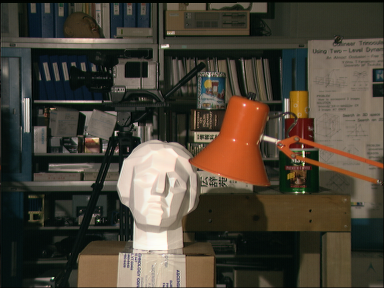
%> input picture assignment4/lankton_stereo/tsuR.png, 384 x 288 px
$ octave demo.m   (GNU Octave 9; MATLAB toolbox functions it lacks are replaced by stand-ins)
%> lines starting %> are read from the running program, lines starting %| are printed output that depends on the picture
### assignment4/lankton_stereo/total_stereo.m
%-----------------------------------------------------------------
% function [dsp pixel_dsp segs labels] = total_stereo...
%          (i1,i2, hs,hr,M,mins, maxs, segs, labels)
%
% A first take at 3D from stereo.  This function takes a stereo pair
% (that should already be registered so the only difference is in the
% 'x' dimension), and produces a 'disparity map.'  The output here is
% pixel disparity, which can be converted to actual distance from the
% cameras if information about the camera geometry is known.
%
% The output here does show which objects are closer and 'segments'
% by distance to camera.
%
% EXAMPLE:
% i1 = imread('tsuL.jpg');
% i2 = imread('tsuR.jpg');
% [d p s l] = total_stereo(i1,i2,10,7,30,1,20);
%
% dsp       = final disparity map
% pixel_dsp = pixel disparities before final filtering
% segs      = segmented image from msseg
% labels    = labemap from msseg
%
% i1     = right image
% i2     = left image
% hs     = spacial bandwidth (for msseg)      (usually 10)
% hr     = range(color) bandwidth (for msseg) (usually 7)
% M      = minimum segment size (for msseg)   (usually 30)
% mins   = minimum shift                      (usually 1)
% maxs   = maximum shift                      (depends on images)
% segs   = segments (if you have them pre-computed)
% labels = labelmap (if you have it pre-computed)
%
% Algorithm adapted from: "Segment-Based Stereo Matching Using
% Belief Propogation and Self-Adapting Dissimilarity Measure" by
% Klaus, Sormann, and Karner.
%
% (The algorithm in the paper is better, and more complete.  The
% codes here are inspired by these guys, and parts are original)
%
% Coded by Shawn Lankton (http://www.shawnlankton.com) Dec. 2007
%-----------------------------------------------------------------


function [dsp pixel_dsp segs labels] = total_stereo...
         (i1,i2, hs,hr,M,mins, maxs, segs, labels)

  win_size = 5;  %-- larger for less textured surfaces
  tolerance = 0; %-- larger for less textured surfaces

  [dimy dimx c] = size(i1);
  [xx yy] = meshgrid(1:size(i1,2),1:size(i1,1));

  dsp  = ones(size(i1,1),size(i1,2));

  %--segment reference image
  if(nargin<9)
    [segs labels] = msseg(i1,hs,hr,M);  %-- mean shift segmentation
  end

  %--determine pixel correspondence Right-to-Left
  [disparity1 mindiff1] = slide_images(i1,i2, mins, maxs, win_size);

  %--determine pixel correspondence Left-to-Right
  [disparity2 mindiff2] = slide_images(i2,i1, -mins, -maxs, win_size);
  disparity2 = abs(disparity2); %-- disprities will be negative

  %--create high-confidence disparity map
  pixel_dsp = winner_take_all(disparity1, mindiff1, disparity2, mindiff2);

  %--filter with segmented image
  for(i = 0:length(unique(labels))-1)
    lab_idx = find((labels == i));
    inf_idx = find(labels == i & pixel_dsp<inf);
    dsp(lab_idx) = median(pixel_dsp(inf_idx));
  end

  %--I think this looks cleaner, but it doesn't really serve a purpose
  pixel_dsp(pixel_dsp==inf)=NaN;


%%----- HELPER FUNCTIONS

%-- slides images across each other to get disparity estimate
% [31 lines left out: function slide_images, not called in this run]

%-- reconsiles two noisy disparity estimates
% [27 lines left out: function winner_take_all, not called in this run]
                                    %   likley wrong

%-- Shift an image
% [11 lines left out: function shift_image, not called in this run]


### assignment4/lankton_stereo/msseg/edison_wrapper.m
function [varargout] = edison_wrapper(rgbim, featurefun, varargin)
%
% Performing mean_shift operation on image
%
% Usage:
%   [fimage labels modes regSize grad conf] = edison_wrapper(rgbim, featurefunc, ...)
%
% Inputs:
%   rgbim - original image in RGB space
%   featurefunc - converting RGB to some feature space in which to perform
%                 the segmentation, like @RGB2Lab etc.
%
% Allowed parameters:
%   'steps'       - What steps the algorithm should perform:
%                   1 - only mean shift filtering
%                   2 - filtering and region fusion [default]
%   'synergistic' - perform synergistic segmentation [true]|false
%   'SpatialBandWidth' - segmentation spatial radius (integer) [7]
%   'RangeBandWidth'   - segmentation feature space radius (float) [6.5]
%   'MinimumRegionArea'- minimum segment area (integer) [20]
%   'SpeedUp'          - algorithm speed up {1,2,3} [2]
%   'GradientWindowRadius' - synergistic parameters (integer) [2]
%   'MixtureParameter' - synergistic parameter (float 0,1) [.3]
%   'EdgeStrengthThreshold'- synergistic parameter (float 0,1) [.3]
%
% Outputs:
%   fimage  - the result in feature space
%   labels  - labels of regions [if steps==2]
%   modes   - list of all modes [if steps==2]
%   regSize - size, in pixels, of each region [if steps==2]
%   grad    - gradient map      [if steps==2 and synergistic]
%   conf    - confidence map    [if steps==2 and synergistic]
%


% rgbim must be of type uint8
if ~isa(rgbim,'uint8'),
    if max(rgbim(:)) <= 1,
        rgbim = im2uint8(rgbim);
    else
        rgbim = uint8(rgbim);
    end
end
imsiz = size(rgbim);

fim = im2single(rgbim);
fim = single(featurefun(fim));

rgbim = permute(rgbim,[3 2 1]);
fim = permute(fim, [3 2 1]);

p = parse_inputs(varargin);

labels = [];
modes =[];
regSize = [];
grad = [];
conf = [];

if p.steps == 1
    [fimage] = edison_wrapper_mex(fim, rgbim, p);
else
    if p.synergistic
        [fimage labels modes regSize grad conf]  = edison_wrapper_mex(fim, rgbim, p);
    else
        [fimage labels modes regSize]  = edison_wrapper_mex(fim, rgbim, p);
    end
    grad = reshape(grad,imsiz([2 1]))';
    conf = reshape(conf',imsiz([2 1]))';
end
fimage = permute(fimage, [3 2 1]);

if nargout >= 1, varargout{1} = fimage; end;
if nargout >= 2, varargout{2} = labels'; end;
if nargout >= 3, varargout{3} = modes; end;
if nargout >= 4, varargout{4} = regSize; end;
if nargout >= 5, varargout{5} = grad; end;
if nargout >= 6, varargout{6} = conf; end;


%--------------------------------------------------------%
function [p] = parse_inputs(args)
% Allowed parameters
%   'steps'       - What steps the algorithm should perform:
%                   1 - only mean shift filtering
%                   2 - filtering and region fusion [defualt]
%   'synergistic' - perform synergistic segmentation [true]|false
%   'SpatialBandWidth' - segmentation spatial radius (integer) [7]
%   'RangeBandWidth'   - segmentation feature space radius (float) [6.5]
%   'MinimumRegionArea'- minimum segment area (integer) [20]
%   'SpeedUp'          - algorithm speed up {0,1,2} [1]
%   'GradientWindowRadius' - synergistic parameters (integer) [2]
%   'MixtureParameter' - synergistic parameter (float 0,1) [.3]
%   'EdgeStrengthThreshold'- synergistic parameter (float 0,1) [.3]


% convert ars to parameters - then init all the rest according to defualts
try
    p = struct(args{:});
catch
    error('edison_wrapper:parse_inputs','Cannot parse arguments');
end

% % modes of operation
% -. edge detection -- currently unsupported
% 1. Filtering
% 2. Fusing regions
% 3. Segmentation
if ~isfield(p,'steps')
    p.steps = 2;
end
if p.steps ~= 1 && p.steps ~=2
    error('edison_wrapper:parse_inputs','steps must be either 1 or 2');
end

% % parameters
% Flags
% 1. synergistic
if ~isfield(p,'synergistic')
    p.synergistic = true;
end
p.synergistic = logical(p.synergistic);

% Mean Shift Segmentation parameters
% SpatialBandWidth [integer]
if ~isfield(p,'SpatialBandWidth')
    p.SpatialBandWidth = 7;
end
if p.SpatialBandWidth < 0 || p.SpatialBandWidth ~= round(p.SpatialBandWidth)
    error('edison_wrapper:parse_inputs','SpatialBandWidth must be a positive integer');
end
% RangeBandWidth [float]
if ~isfield(p,'RangeBandWidth')
    p.RangeBandWidth = 6.5;
end
if p.RangeBandWidth < 0
    error('edison_wrapper:parse_inputs','RangeBandWidth must be positive');
end
% MinimumRegionArea [integer]
if ~isfield(p,'MinimumRegionArea')
    p.MinimumRegionArea = 20;
end
if p.MinimumRegionArea < 0 || p.MinimumRegionArea ~= round(p.MinimumRegionArea)
    error('edison_wrapper:parse_inputs','MinimumRegionArea must be a positive integer');
end
% SpeedUp
if ~isfield(p,'SpeedUp')
    p.SpeedUp = 2;
end
if p.SpeedUp ~=1 && p.SpeedUp ~= 2 && p.SpeedUp ~= 3
    error('edison_wrapper:parse_inputs','SpeedUp must be either 1, 2 or 3');
end
% Synergistic Segmentation parameters
% GradientWindowRadius [integer]
if ~isfield(p,'GradientWindowRadius')
    p.GradientWindowRadius = 2;
end
if p.GradientWindowRadius < 0 || p.GradientWindowRadius ~= round(p.GradientWindowRadius)
    error('edison_wrapper:parse_inputs','GradientWindowRadius must be a positive integer');
end
% MixtureParameter [float (0,1)]
if ~isfield(p,'MixtureParameter')
    p.MixtureParameter = .3;
end
if p.MixtureParameter < 0 || p.MixtureParameter > 1
    error('edison_wrapper:parse_inputs','MixtureParameter must be between zero and one');
end
% EdgeStrengthThreshold [float (0,1)]
if ~isfield(p,'EdgeStrengthThreshold')
    p.EdgeStrengthThreshold = .3;
end
if p.EdgeStrengthThreshold < 0 || p.EdgeStrengthThreshold > 1
    error('edison_wrapper:parse_inputs','MixtureParameter must be between zero and one');
end

% % Currently unsupported
% Edge Detection Parameters
% GradientWindowRadius [integer]
% MinimumLength [integer]
% NmxRank [float (0,1)]
% NmxConf [float (0,1)]
% NmxType
% HysterisisHighRank [float (0,1)]
% HysterisisHighConf [float (0,1)]
% HysterisisHighType
% HysterisisLowRank [float (0,1)]
% HysterisisLowConf [float (0,1)]
% HysterisisLowType

% %

### assignment4/lankton_stereo/msseg/msseg.m
% Performing mean_shift image segmentation using EDISON code implementation
% of Comaniciu's paper with a MEX wrapper from Shai Bagon. links at bottom
% of help
%
% Usage:
%   [S L] = msseg(I,hs,hr,M)
%
% Inputs:
%   I  - original image in RGB or grayscale
%   hs - spatial bandwith for mean shift analysis
%   hr - range bandwidth for mean shift analysis
%   M  - minimum size of final output regions
%
% Outputs:
%   S  - segmented image
%   L  - resulting label map
%
% Links:
% Comaniciu's Paper
%  http://www.caip.rutgers.edu/riul/research/papers/abstract/mnshft.html
% EDISON code
%  http://www.caip.rutgers.edu/riul/research/code/EDISON/index.html
% Shai's mex wrapper code
%  http://www.wisdom.weizmann.ac.il/~bagon/matlab.html
%
% Author:
%  This file and re-wrapping by Shawn Lankton (www.shawnlankton.com)
%  Nov. 2007
%------------------------------------------------------------------------

function [S L] = msseg(I,hs,hr,M)
  gray = 0;
  if(size(I,3)==1)
    gray = 1;
    I = repmat(I,[1 1 3]);
  end

  if(nargin < 4)
    hs = 10; hr = 7; M = 30;
  end

  [fimg labels modes regsize grad conf] = edison_wrapper(I,@RGB2Luv, ...
                                                    'SpatialBandWidth',hs, ...
                                                    'RangeBandWidth',hr, ...
                                                    'MinimumRegionArea',M);

  S = Luv2RGB(fimg);

  if(gray == 1)
    S = S(:,:,1);
  end

  L = labels;

### assignment4/lankton_stereo/msseg/RGB2Luv.m
function luvim = RGB2Luv(im)

if size(im,3) ~= 3
    error('im must have three color channels');
end
if ~isa(im,'float')
    im = im2single(im);
end
if (max(im(:)) > 1)
    im = im./255;
end

XYZ = [.4125 .3576 .1804; .2125 .7154 .0721; .0193 .1192 .9502];
Yn = 1.0;
Lt = .008856;
Up = 0.19784977571475;
Vp = 0.46834507665248;
imsiz = size(im);
im = permute(im,[3 1 2]);
im = reshape(im,[3 prod(imsiz(1:2))]);
xyz = reshape((XYZ*im)',imsiz);
x = xyz(:,:,1);
y = xyz(:,:,2);
z = xyz(:,:,3);

l0 = y./Yn;
l = l0;
l(l0>Lt) = 116.*(l0(l0>Lt).^(1/3)) - 16;
l(l0<=Lt) = 903.3*l0(l0<=Lt);
c = x + 15*y + 3 * z;
u = 4*ones(imsiz(1:2),class(im));
v = (9/15)*ones(imsiz(1:2),class(im));
u(c~=0) = 4*x(c~=0)./c(c~=0);
v(c~=0) = 9*y(c~=0)./c(c~=0);

u = 13*l.*(u-Up);
v = 13*l.*(v-Vp);

luvim = cat(3,l,u,v);

### assignment4/lankton_stereo/demo.m

%% Run this to demo stereo disparity extraction

addpath 'msseg';

mins = 1;  %almost every time
maxs = 20; %depends on imagery
hs = 10;   %almost every time
hr = 7;    %almost every time
M = 30;    %almost every time

i1 = imread('tsuR.png');  %right image
%> i1 is the input picture: size 288x384x3 uint8; mean R, G, B 74.7, 67.6, 55.3
i2 = imread('tsuL.png');  %left image
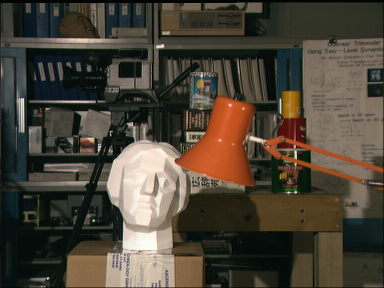
%> input picture assignment4/lankton_stereo/tsuL.png, 384 x 288 px
%> i2 is the input picture: size 288x384x3 uint8; mean R, G, B 75.3, 67.9, 55.4

%-- here's the main call
[d p s l] = total_stereo(i1,i2, hs,hr,M,mins, maxs);
%> in edison_wrapper, `fim = single(featurefun(fim));`:
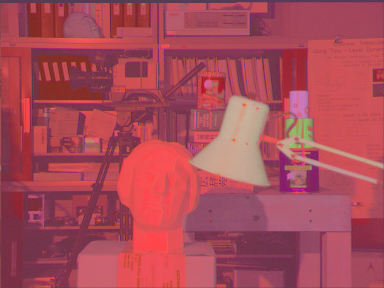
%> fim: size 288x384x3 single; mean R, G, B 53.8, 2.3, 10; drawn with min black and max white
%> in parse_inputs, `p = struct(args{:});`: p = {SpatialBandWidth 10, RangeBandWidth 7, MinimumRegionArea 30}
%> in parse_inputs, `p.synergistic = logical(p.synergistic);`: p.synergistic = true
%> in edison_wrapper, `p = parse_inputs(varargin);`: p = {SpatialBandWidth 10, RangeBandWidth 7, MinimumRegionArea 30, steps 2, synergistic true, SpeedUp 2}
%> the run ends on the next line
